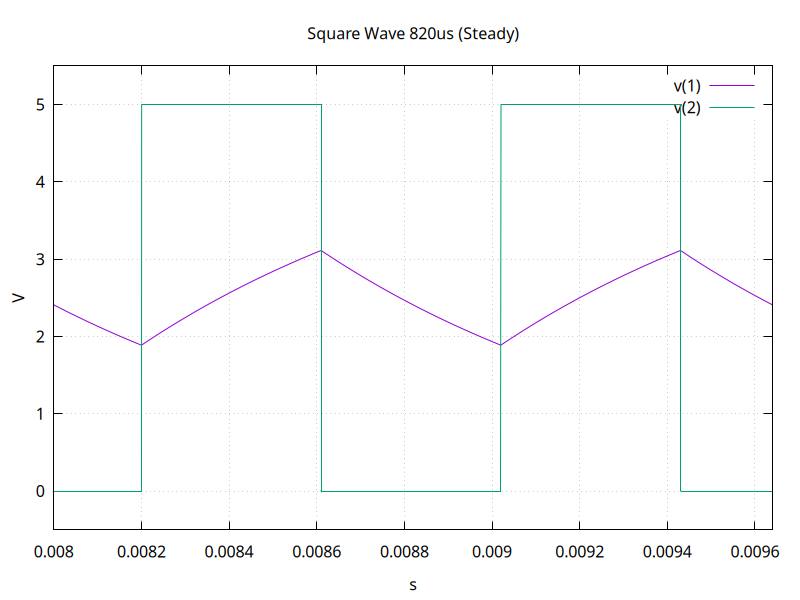

Write gnuplot code to recreate this figure.
set terminal pngcairo size 800,600
set output 'sq2_steady.png'
set encoding utf8
set termoption noenhanced
set title "Square Wave 820us (Steady)"
set xlabel "s"
set ylabel "V"
set grid
unset logscale x 
# Zoom on 8.0ms to 9.64ms (2 cycles)
set xrange [8.000000e-03:9.640000e-03]
unset logscale y 
set yrange [-0.5:5.5]
set format y "%g"
set format x "%g"
plot 'sq2_steady.txt' using 1:2 with lines lw 1 title "v(1)",\
'sq2_steady.txt' using 3:4 with lines lw 1 title "v(2)"
